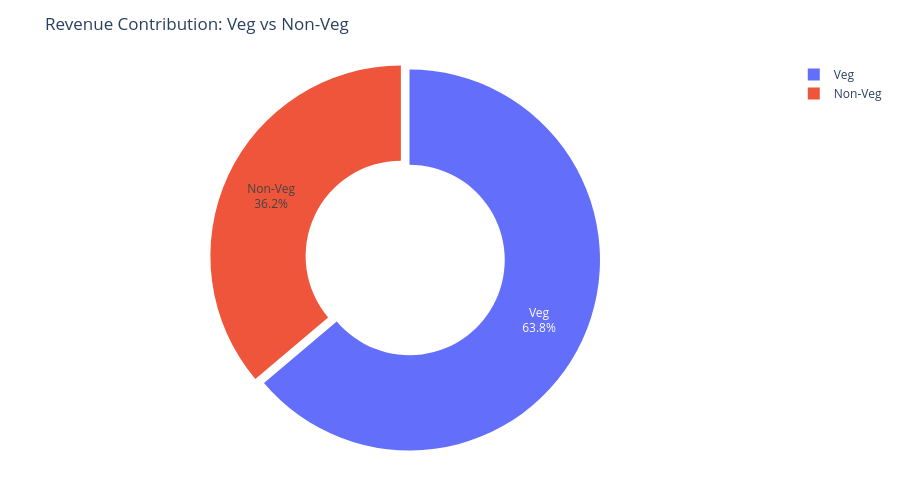

The notebook cell saved with this chart:
### Code cell
fig = px. pie(
    food_revenue,
    values="Price (INR)",
    names="Food Category",
    hole=0.5,
    title="Revenue Contribution: Veg vs Non-Veg",
)

fig.update_traces(
    textinfo="percent+label",
    pull=[0.05,0]
)

fig.update_layout(
    height=500,
    margin=dict(t=60, b=40, l=40, r=40)
)

fig.show()

### Figure 1 — Plotly figure (JSON) as saved in the notebook; plotly's stock layout.template omitted (floating-point values rounded to 4 significant figures)
{"data": [{"domain": {"x": [0, 1], "y": [0, 1]}, "hole": 0.5, "hovertemplate": "Food Category=%{label}<br>Price (INR)=%{value}<extra></extra>", "labels": ["Non-Veg", "Veg"], "legendgroup": "", "name": "", "pull": [0.05, 0], "showlegend": true, "textinfo": "percent+label", "type": "pie", "values": [19170000.0, 33840000.0]}], "layout": {"height": 500, "legend": {"tracegroupgap": 0}, "margin": {"b": 40, "l": 40, "r": 40, "t": 60}, "title": {"text": "Revenue Contribution: Veg vs Non-Veg"}}}
